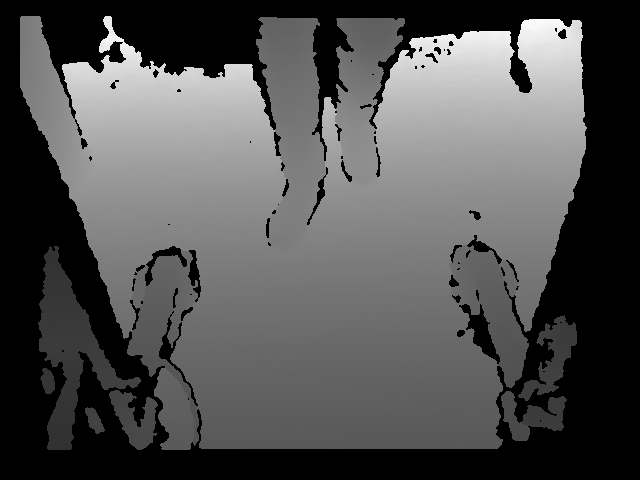
%> input picture datafixed/gait_depth_oneimage.png, 640 x 480 px
$ octave test.m   (GNU Octave 9; MATLAB toolbox functions it lacks are replaced by stand-ins)
%> lines starting %> are read from the running program, lines starting %| are printed output that depends on the picture; in (x1, y1, x2, y2) boxes, pixels count from 0 and x2, y2 are one past the last pixel; in counts of white or black regions, pixels touching at a corner belong together; the program's own positions count from 1
%%%%%%%%%%%%%%%%%%%%%%%%%%%%%%%%%%%%%%%%%%%%%%%%%%%%%%%%
%%%%%%%%%%%%%%%%%%%%%%%%%%%%%%%%%%%%%%%%%%%%%%%%%%%%%%%%
%%%%%% WARNING : Ficheiro de testes temporário %%%%%%%%%
%           Isto (provavelmente) é inutil              %
%%%%%%%%%%%%%%%%%%%%%%%%%%%%%%%%%%%%%%%%%%%%%%%%%%%%%%%%

depth = imread("datafixed/gait_depth_oneimage.png");
%> depth is the input picture: size 480x640 uint16; min 0, max 2721, mean 877
color = imread("gait_oneimage/gait_RGB_oneimage.png");
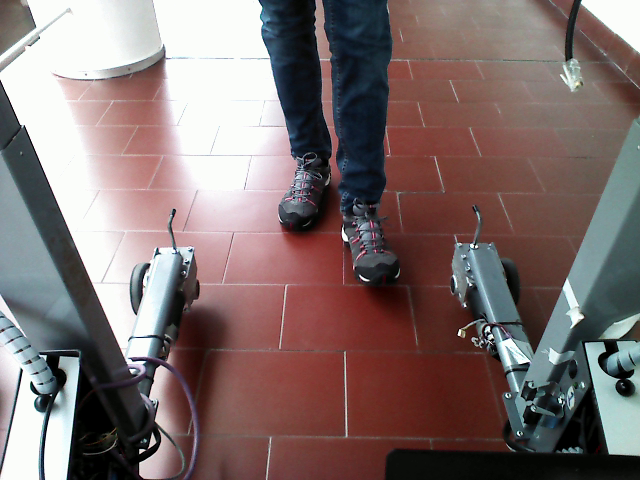
%> input picture old_stuf/gait_oneimage/gait_RGB_oneimage.png, 640 x 480 px
%> color is the input picture: size 480x640x3 uint8; mean R, G, B 127.5, 111.5, 110.5

%%
figure;
subplot(4,4,3);
imshow(mat2gray(depth));
title('Imagem depth');
imgSize = size(depth);
%> imgSize = [480 640]
depthCrop = depth(imgSize(1)/4-20 :imgSize(1)*3/4-50,imgSize(2)*3/8 :imgSize(2)*5/8);
subplot(4,4,1);
imshow(mat2gray(depthCrop));
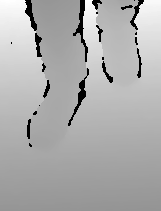
%> displayed picture: size 211x161, on the screen's scale of 0 to 255; min 0, max 255, mean 172.2
title('Imagem depth já recortada');
%%
[sizeCropX,sizeCropY] = size(depthCrop);
%> sizeCropX = 211; sizeCropY = 161
depthCrop=impyramid(impyramid(depthCrop,'reduce'),'expand');
delta=zeros(6);
for i = 0:5
    delta(i+1) = mean(depthCrop(sizeCropX-(i+1),:))- mean(depthCrop(sizeCropX-i,:));
end
%> after the loop, delta = [151.9 0 0 0 0 0; 1.76 0 0 0 0 0; 2.07 0 0 0 0 0; 2.06 0 0 0 0 0; 2.7 0 0 0 0 0; 2.63 0 0 0 0 0]
Olddepth=depth;
OldCrop=depthCrop;


noBack1 = noBack(depth,nan,'line');
%> after the loop in noBack, `for i=1:sizeCropX`: D = 480 values, max 1078 at index 40, min 0 at index 1, mean 574.6; H = 480 values, max 1550.3 at index 94, min 0 at index 1, mean 877
%> in noBack, `D=D/2;`: D = 480 values, max 539 at index 40, min 0 at index 1, mean 287.3
%> after the loop in noBack, `for i=1:sizeCropX`:
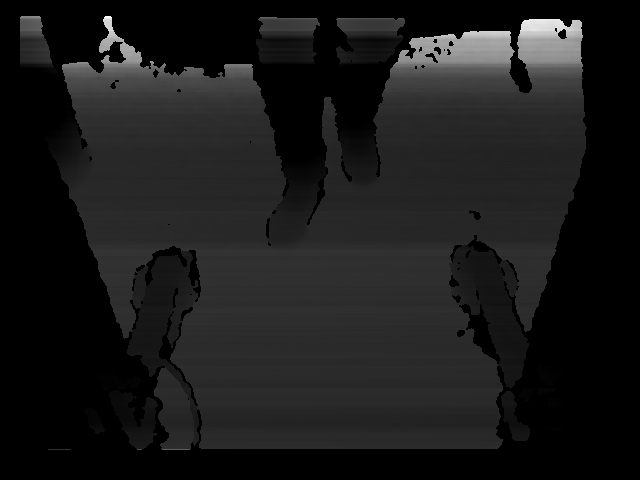
%> ret: size 480x640 uint16; min 0, max 2421, mean 249.5; drawn with min black and max white

noBack2 = noBack(depthCrop,nan,'pixel');
%> call 2 of noBack, with setAs = NaN, action = 'pixel'
%> after the loop in noBack (call 2), `for i=1:sizeCropX`: D = 211 values, max 544 at index 2, min 15.02 at index 211, mean 192.8; H = 211 values, max 1519.6 at index 47, min 1053.3 at index 211, mean 1389.7
%> in noBack (call 2), `D=D/2;`: D = 211 values, max 272 at index 2, min 7.51 at index 211, mean 96.42
%> after the loop in noBack (call 2), `for i=1:sizeCropX`:
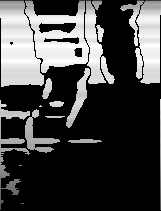
%> ret: size 211x161 double; 68.48% of the values are NaN or infinite; the others: min 1053.3, max 1519.6, mean 1450; drawn with min black, max white, NaN and infinite black

subplot(4,4,5);
imshow(mat2gray(noBack1));
title('Imagem depth noback');
subplot(4,4,6);
imshow(mat2gray(noBack2));
title('Imagem depth crop noback');
deltaD = mean(delta);
%> deltaD = [27.18 0 0 0 0 0]
newImage = depthCrop;
mean(depthCrop(sizeCropX-1,:));

% [13 lines of commented-out code are left out]
subplot(4,4,2);
imshow(mat2gray(newImage));
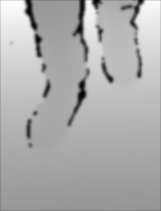
%> displayed picture: size 211x161, on the screen's scale of 0 to 255; min 0, max 255, mean 172.5
title('Depth no background');
newImage=imbinarize(newImage);
se=strel('disk',2,6);
se=strel([0 1 0;1 1 1;0 1 0]);
%se = strel('square', 5)
erode = imerode(newImage, se);


%se=strel('cross',2,0);
%se=strel('line',5,90);
close=imclose(erode,se);

subplot(4,4,4);
imshow(mat2gray(close));
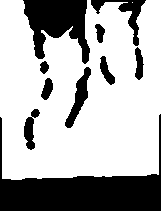
%> displayed picture: size 211x161, on the screen's scale of 0 to 255; 69.2% white; 10 black regions, largest, box (x1, y1, x2, y2) and area: (0, 114, 161, 211) 5693, (23, 0, 90, 64) 2484, (91, 0, 146, 46) 621
title('erodeclose');

function ret = noBack(depth,setAs,action)
[sizeCropX,sizeCropY] = size(depth);
for i=1:sizeCropX
H(i)= mean(double(depth(i,:)),'omitnan');
D(i)= std(double(depth(i,:)),'omitnan');
%fit(i) = fitdist(transpose(depth(i,:)),'Normal');
end

%H(:)=fit(:).mu;
%D(:)=(fit(:).sigma);

D=D/2;
if(strcmp(action,'pixel'))
for i=1:sizeCropX
    for j=1:sizeCropY
        if( all(depth(i,j)<=(H(i)+D(i))) && all(depth(i,j)>=(H(i)-D(i))) )
            ret(i,j)=setAs;
        else
            ret(i,j)=H(i);
        end
    end
end
elseif(strcmp(action,'linear'))
    ret= zeros(size(depth));
    for i=1:sizeCropX
        H(i)= mean(double(depth(i,:)),'omitnan');
    end
    vectr=1:211;
    vectr2=1:212;
    mdl=fitlm(vectr,H);
    H =predict(mdl,transpose(vectr));
    for i=1:sizeCropX
        ret(i,:)= ret(i,:)-(H(i)-20*D(i));
        for j=1:sizeCropY
            if(ret(i,j)<0)
                ret(i,j)=H(i);
            end
        end
    end

else
    ret=depth;
    for i=1:sizeCropX
        ret(i,:)= ret(i,:)-(H(i));
        for j=1:sizeCropY
            if(ret(i,j)<0)
                ret(i,j)=ret(i,j);
            end
        end
    end

end
end
